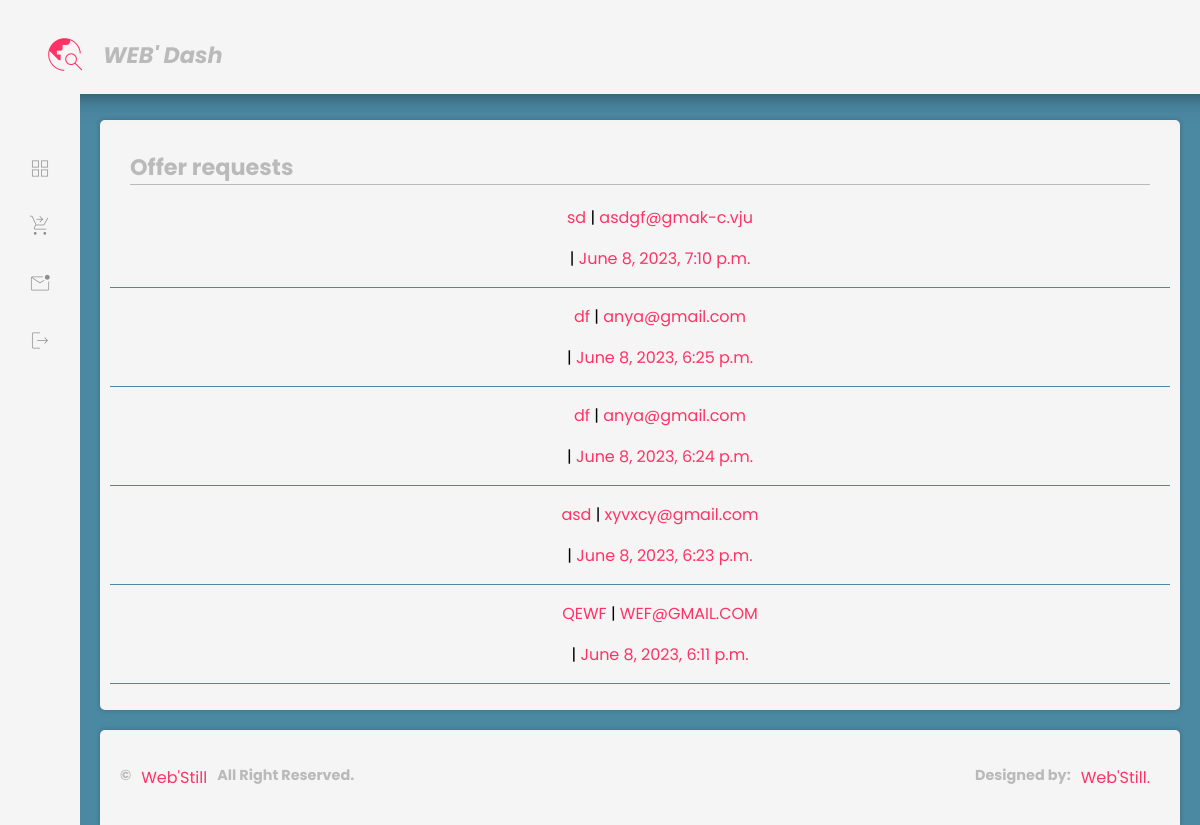
/dashboard/offer-requests/ (signed in), run on the app's committed database.
### main/models.py (models this page shows)
class Offer(models.Model):
    name = models.CharField(max_length=200, null=True)
    email = models.EmailField(max_length=200, null=True)
    pack1 = models.ForeignKey(Pack1, on_delete=models.CASCADE, null=True, blank=True, default=2)
    pack2 = models.ForeignKey(Pack2, on_delete=models.CASCADE, null=True, blank=True, default=2)
    pack3 = models.ForeignKey(Pack3, on_delete=models.CASCADE, null=True, blank=True, default=2)
    pack4 = models.ForeignKey(Pack4, on_delete=models.CASCADE, null=True, blank=True, default=2)
    pack5 = models.ForeignKey(Pack5, on_delete=models.CASCADE, null=True, blank=True, default=2)
    pack6 = models.ForeignKey(Pack6, on_delete=models.CASCADE, null=True, blank=True, default=1)
    pack7 = models.ForeignKey(Pack7, on_delete=models.CASCADE, null=True, blank=True, default=1)
    pack8 = models.ForeignKey(Pack8, on_delete=models.CASCADE, null=True, blank=True, default=1)
    pack9 = models.ForeignKey(Pack9, on_delete=models.CASCADE, null=True, blank=True, default=1)
    pack10 = models.ForeignKey(Pack10, on_delete=models.CASCADE, null=True, blank=True, default=1)
    pack11 = models.ForeignKey(Pack11, on_delete=models.CASCADE, null=True, blank=True, default=1)
    pack12 = models.ForeignKey(Pack12, on_delete=models.CASCADE, null=True, blank=True, default=1)
    WebsiteType = models.ForeignKey(WebsiteType, on_delete=models.CASCADE, null=True)
    goal = models.ForeignKey(Goal, on_delete=models.CASCADE, null=True)
    aboutproject = models.TextField(max_length=10000, null=True, blank=True)
    extra = models.TextField(max_length=10000, null=True, blank=True)
    SpecialWish = models.TextField(max_length=10000, null=True, blank=True)
    accept = models.BooleanField(default=True)
    created = models.DateTimeField(auto_now_add=True)
    updated = models.TimeField(auto_now=True)
    class Meta:
        ordering = ['-created']

### dashboard/views.py (the view)
# urls.py: path('offer-requests/', views.offerRequests, name='offer-requests'),
@login_required(login_url='login')
def offerRequests(request):
    offer = offers.objects.all()
    context = {'offers': offer}
    return render(request, 'dash/offers.html', context)

### templates/dash/offers.html (shortened to what this page needs)
{% load static %}
<!DOCTYPE html>
<html>
<head>
	<link rel="stylesheet" type="text/css" href="{% static 'dash/style.css' %}">
</head>
<body>
{% include 'dash/navbar.html' %}
    	<main class="main">
			<div class="row">
                <div class="card-02">
                	<h2>Offer requests</h2>
					{% for offers in offers %}
						<ul style="border-bottom: 1px solid #4b88a2">
							<a href="{% url 'offer-reque' offers.created %}" align="center">
								<li><p align="center"><a href="{% url 'offer-reque' offers.created %}" align="center">{{offers.name}}</a> | <a href="{% url 'offer-reque' offers.created %}" align="center">{{offers.email}}</a></p><p align="center">|<a href="{% url 'offer-reque' offers.created %}" align="center"> {{offers.created}}</a></p></li>
							</a>
						</ul>
					{% endfor %}
                </div>
            </div>
            {% include 'dash/footer.html' %}
		</main>
</div>
	</body>
</html>

### static/dash/style.css (style rules this page uses)
:root { --primary: #FF3366; --secondary: whitesmoke; --light: #FF3366; --dark: #4b88a2; --white: #fff; --hover: #274756; --card-radius: 5px; --border-radius: 3px; }
* { font-family: 'Poppins', sans-serif; }
html { background: var(--dark); }
body { padding: 0; margin: 0; position: relative; }
ul { list-style: none; }
a { color: var(--primary); text-decoration:none; cursor: pointer; }
h2 { font-size: 1.4rem; cursor: pointer; }
.row { width: 100%; display: flex; justify-content: center; flex-wrap: wrap; }
.card-02 { background: var(--secondary); position: relative; flex: 1; // max-width: 500px; min-width: 300px; margin: 10px; border-radius: var(--card-radius); padding: 10px; box-shadow: 0 0 5px rgba(0, 0, 0, .2); }
.main { margin: 110px 10px 0 10px; flex-direction: column; width: 100%; padding-left: 80px; }
.card-02 h2 { margin: 10px 30px; border-bottom: 1px solid var(--primary); }
a { cursor: pointer; }
h2 { color: var(--primary); filter: grayscale(100%) opacity(0.4); transition: 0.5s; }
.card-02 h2 { margin: 20px; }
ul { list-style-type: none; }

### data on the page
Offer: name "sd", email "asdgf@gmak-c.vju", created "June 8, 2023, 7:10 p.m."
Offer: name "df", email "anya@gmail.com", created "June 8, 2023, 6:25 p.m."
Offer: name "df", email "anya@gmail.com", created "June 8, 2023, 6:24 p.m."
Offer: name "asd", email "xyvxcy@gmail.com", created "June 8, 2023, 6:23 p.m."
Offer: name "QEWF", email "WEF@GMAIL.COM", created "June 8, 2023, 6:11 p.m."
